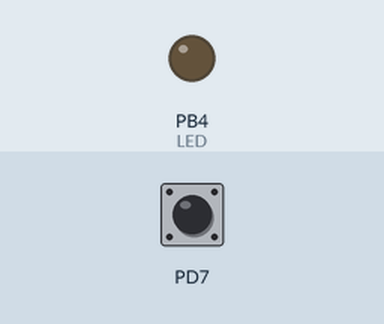
A program run on a simulated ATmega1284P, built with avr-gcc and emulated at 0.16 MHz. On the bench: output pins drawn as LEDs (lit = HIGH). The test bench sets the inputs (shaded band); at power-on: PD7 LOW.

Above: at 1.2 s.
1.3 s: PD7 pulled HIGH for 0.15 s
At 1.9 s:
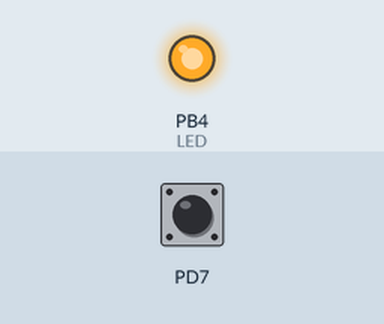
2.9 s: PD7 pulled HIGH for 1 s
At 4.3 s:
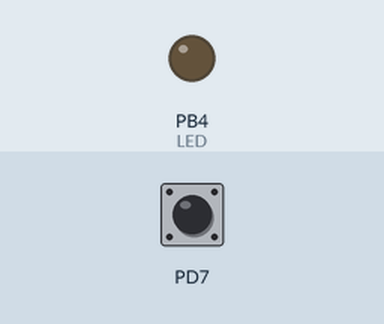
5.4 s: PD7 pulled HIGH for 3.2 s
At 6.2 s:
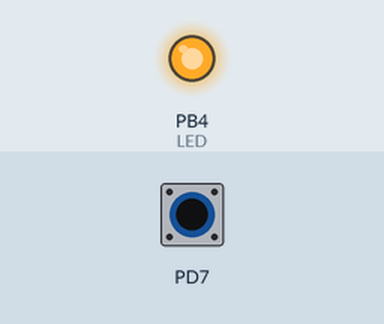
Timing chart, 0 to 8.4 s (numbered marks = the images above; inputs shaded):
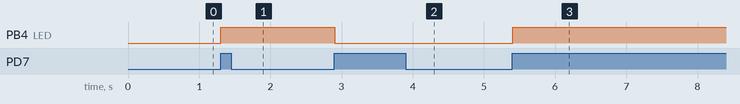

The program:

main.c
```c
/*
 * lab2_1_2.c
 *
 * Created: 2026-02-06 15:25:06
 * Author : Oskar
 */

#include <avr/io.h>
#define F_CPU 160000
#include <util/delay.h>

// #define PINB 0x24
void uppg_1_();
void uppg_1_2_2();

int main(void)
{

	/*
	addr reg

	0x20 PINA
	0x21 DDRA
	0x22 PORTA
	0x23 PINB
	0x24 DDRB
	0x25 PORTB
	0x26 PINC
	0x27 DDRC
	0x28 PORTC
	0x29 PIND
	0x2A DDRD
	0x2B PORTD
	*/

    /* Replace with your application code */
    while (1)
    {
		uppg_1_2_3();

	}

}

void uppg_1_(){
	*(volatile uint16_t*)0x0024 = 0x08; // DDRB (1<<3) 0x08DDRB =	0000 1000
	*(volatile uint16_t*)0x0025 |= 0x08;	// PORTB |=	0000
}


void uppg_1_2_2(){
	DDRB = 0x08;
	PORTB |= 0x08;
}

// duoble debounced read of button 7 (B Btn)
uint8_t pind_bit7_button_read() {
	static uint8_t stable_state = 0;

	static uint8_t counter_up = 0;
	static uint8_t counter_down = 0;

	if (PIND & (1 << 7)) {
		counter_down++;

		if (counter_down > 10) {
			stable_state = 1;

			counter_up = 0;
		}

	} else {
		counter_up++;

		if (counter_up > 10) {
			stable_state = 0;

			counter_down = 0;
		}
	}

	return stable_state;
}


void uppg_1_2_3(){
	DDRD &= ~(1 << 7);	// set 7th bit of Port D to input (0)
	DDRB |= (1 << 4);	// set 4th bit of Port B to output (1)


	uint8_t last_button_state = 0;

	while(1){
		uint8_t new_button_state = pind_bit7_button_read();

		if (last_button_state == 0 && new_button_state == 1) {
			PORTB ^= (1 << 4); // toggle 4th bit of Port B (toggle LED)
		}

		last_button_state = new_button_state;
	}

	//  &= ~(1 << 4); // 1111 0111
}
```

Measured:
- after the input at 1.3 s, PB4 (LED): LOW → HIGH at once
- after the input at 2.9 s, PB4 (LED): HIGH → LOW at once
- after the input at 5.4 s, PB4 (LED): LOW → HIGH at once
